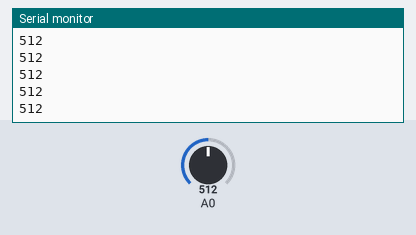
Bench run of a sketch on a simulated Arduino Uno, built with avr-gcc and run on an emulated ATmega328P. Shown: the last lines printed to the serial monitor. Inputs (shaded band) come from the test bench; at power-on: A0 = 512.

Above: at 1.2 s.
1.3 s: A0 set to 716
At 2.4 s:
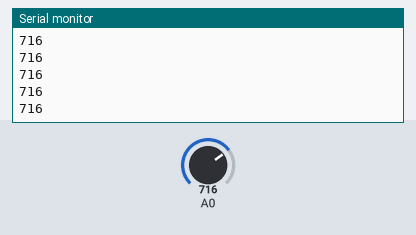
2.8 s: A0 set to 900
At 3.4 s:
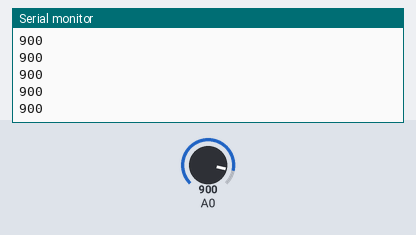
Timing chart, 0 to 5.8 s (numbered marks = the images above; inputs shaded):
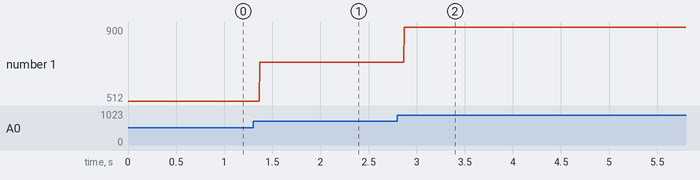

The sketch:

main.ino
```cpp
#include <Arduino.h>

void setup() {
  // инициализовать последовтаельный коммуникатор 9600 бит в секунду
  Serial.begin(9600);
}

// метод будет вызываться постоянно
void loop() {
  // прочитать значение из А0
  int sensorValue = analogRead(A0);
  // вывести прочитанное значение
  Serial.println(sensorValue);
  delay(1);        // задержать цикл
}
```

Measured:
- after the input at 1.3 s, the serial monitor: prints a new line after 0.07 s (image 1)
- after the input at 2.8 s, the serial monitor: prints a new line after 0.07 s (image 2)
- plotted number 1: 512 → 716 after the input at 1.3 s, 716 → 900 after the input at 2.8 s
